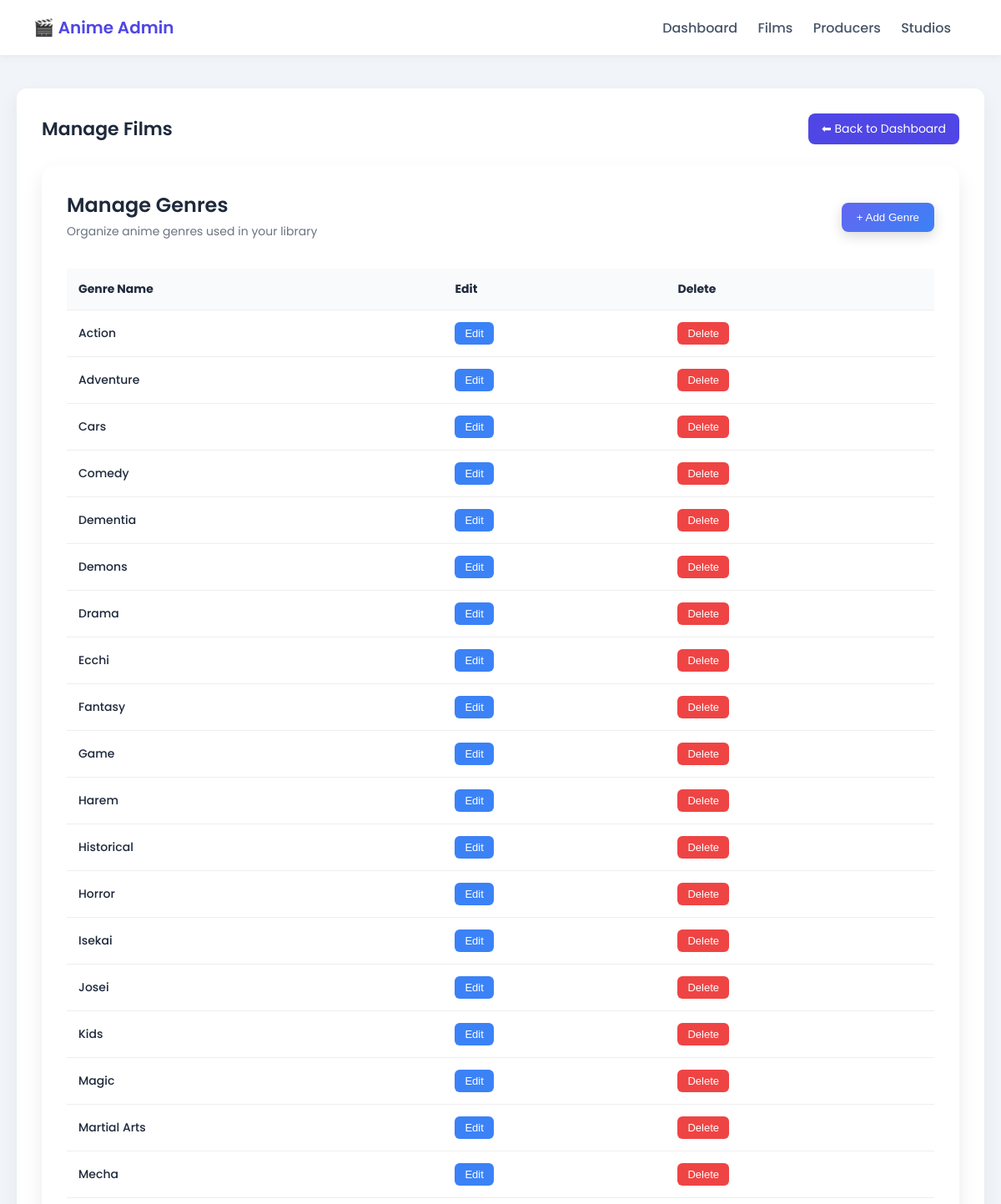
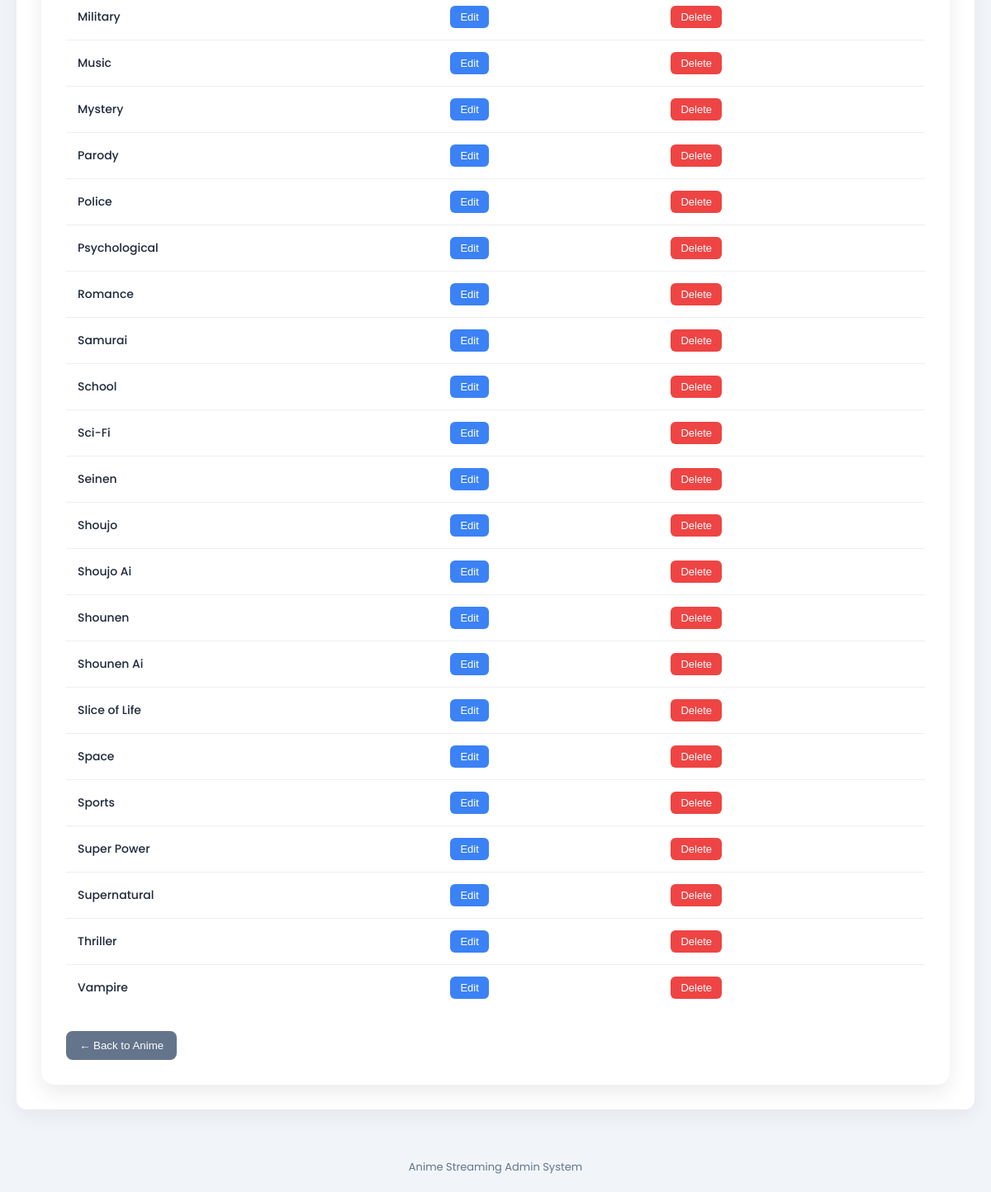
Page /dashboard-admin/manage-genre/ (signed in) on the committed database (2 pictures, top to bottom).
### core/StreamingApp/models.py (models this page shows, shortened)
class Genre(models.Model):
    genre_id = models.UUIDField(primary_key=True, default= uuid.uuid4, editable=False)
    name = models.CharField(max_length=100, unique=True)

### core/StreamingApp/views.py (the view)
class ManageGenreView(AdminRequiredView):
    def get(self, request):
        genres = Genre.objects.all().order_by('name')
        return render(request, 'admin/manage_genre.html', {
            'genres': genres
        })

### core/StreamingApp/views.py (called while the page is built)
    def dispatch(self, request, *args, **kwargs):
        if not request.user.is_authenticated:
            return redirect(f"{reverse('admin_login')}?next={request.path}")
        if getattr(request.user, 'role', None) != 'admin':
            return redirect('homepage')
        return super().dispatch(request, *args, **kwargs)

### core/templates/admin/manage_genre.html (shortened to what this page needs)
{% extends 'base_admin/base_manage_film.html' %}
{% block content %}
<div style="
background:white;
padding:30px;
border-radius:16px;
box-shadow:0 10px 25px rgba(0,0,0,0.08);
font-family:'Poppins',sans-serif;
">
<div style="
display:flex;
justify-content:space-between;
align-items:center;
flex-wrap:wrap;
gap:15px;
margin-bottom:30px;
">
<div>
<h2 style="margin:0;font-weight:600;">Manage Genres</h2>
<p style="
margin:4px 0;
font-size:14px;
color:#6b7280;
">
Organize anime genres used in your library
</p>
</div>
<a href="{% url 'add_genre' %}">
<button style="
background:linear-gradient(135deg,#6366f1,#3b82f6);
padding:10px 18px;
border:none;
border-radius:8px;
color:white;
font-weight:500;
cursor:pointer;
box-shadow:0 5px 15px rgba(0,0,0,0.15);
">
+ Add Genre
</button>
</a>
</div>
<div style="overflow-x:auto;">
<table style="
width:100%;
border-collapse:collapse;
font-size:14px;
">
<thead>
<tr style="
background:#f9fafb;
text-align:left;
">
<th style="padding:14px;">Genre Name</th>
<th style="padding:14px;">Edit</th>
<th style="padding:14px;">Delete</th>
</tr>
</thead>
<tbody>
{% for genre in genres %}
<tr style="
border-top:1px solid #eee;
transition:0.2s;
"
onmouseover="this.style.background='#f9fafb'"
onmouseout="this.style.background='white'"
>
<td style="
padding:14px;
font-weight:500;
">
{{ genre.name }}
</td>
<td style="padding:14px;">
<a href="{% url 'edit_genre' genre.genre_id %}">
<button style="
background:#3b82f6;
padding:6px 12px;
border:none;
border-radius:6px;
color:white;
cursor:pointer;
font-size:13px;
">
Edit
</button>
</a>
</td>
<td style="padding:14px;">
<form method="post" action="{% url 'delete_genre' genre.genre_id %}">
<button style="
background:#ef4444;
padding:6px 12px;
border:none;
border-radius:6px;
color:white;
cursor:pointer;
font-size:13px;
">
Delete
</button>
</form>
</td>
</tr>
{% endfor %}
</tbody>
</table>
</div>
<div style="margin-top:25px;">
<a href="{% url 'manage_film' %}">
<button style="
background:#64748b;
padding:10px 16px;
border:none;
border-radius:8px;
color:white;
cursor:pointer;
">
← Back to Anime
</button>
</a>
</div>
</div>
{% endblock %}

### core/templates/base_admin/base_manage_film.html (style rules this page uses)
body { margin:0; font-family:'Poppins', sans-serif; background:#f1f5f9; color:#1e293b; }

### rows in the picture
Genre: name "Action"
Genre: name "Adventure"
Genre: name "Cars"
Genre: name "Comedy"
Genre: name "Dementia"
Genre: name "Demons"
Genre: name "Drama"
Genre: name "Ecchi"
Genre: name "Fantasy"
Genre: name "Game"
Genre: name "Harem"
Genre: name "Historical"
Genre: name "Horror"
Genre: name "Isekai"
Genre: name "Josei"
Genre: name "Kids"
Genre: name "Magic"
Genre: name "Martial Arts"
Genre: name "Mecha"
Genre: name "Military"
Genre: name "Music"
Genre: name "Mystery"
Genre: name "Parody"
Genre: name "Police"
Genre: name "Psychological"
Genre: name "Romance"
Genre: name "Samurai"
Genre: name "School"
Genre: name "Sci-Fi"
Genre: name "Seinen"
Genre: name "Shoujo"
Genre: name "Shoujo Ai"
Genre: name "Shounen"
Genre: name "Shounen Ai"
Genre: name "Slice of Life"
Genre: name "Space"
Genre: name "Sports"
Genre: name "Super Power"
Genre: name "Supernatural"
Genre: name "Thriller"
Genre: name "Vampire"
